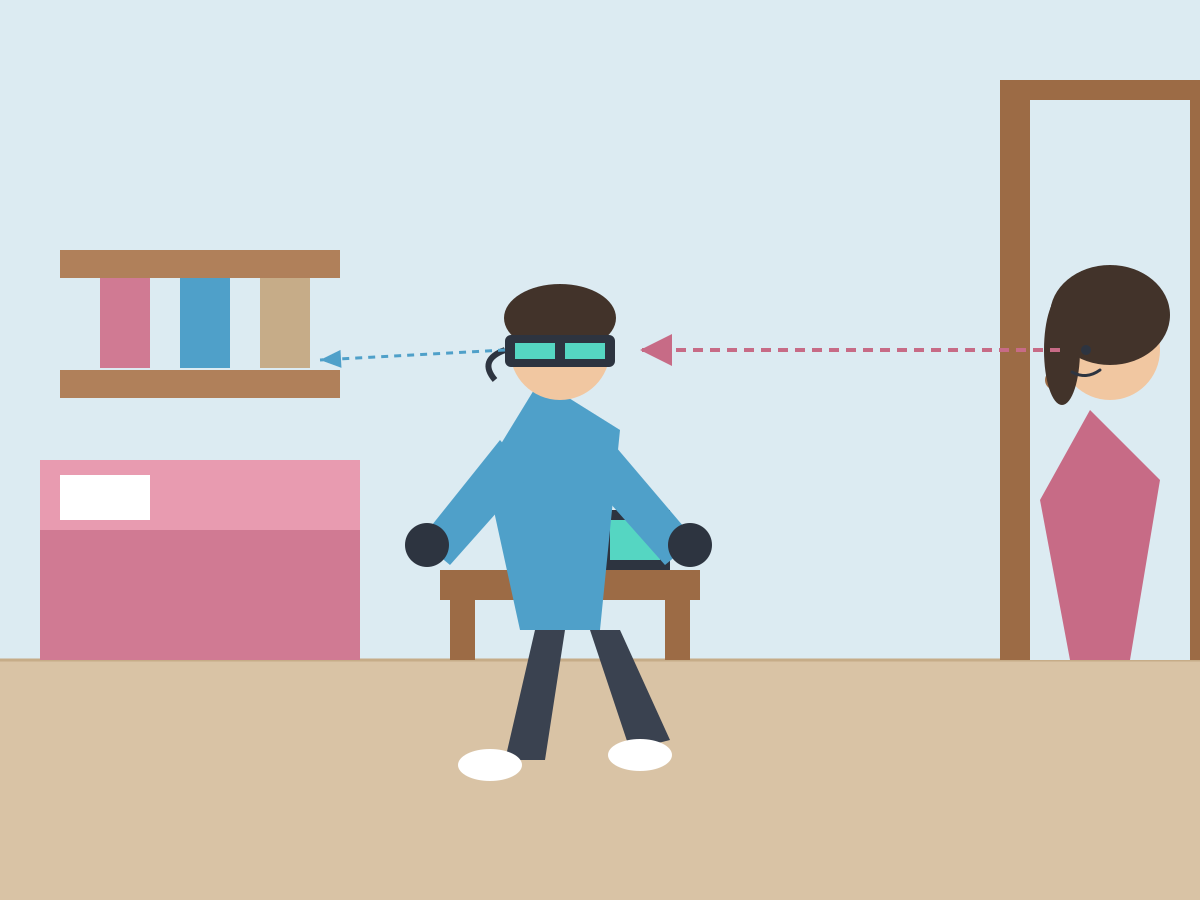

This chart was generated by the following Python code:
import sys

import matplotlib.pyplot as plt
from matplotlib.patches import Circle, Ellipse, Polygon, Rectangle, FancyArrowPatch

output_path = sys.argv[1]

fig, ax = plt.subplots(figsize=(12, 9), dpi=100)
ax.set_xlim(0, 12)
ax.set_ylim(0, 9)
ax.set_aspect("equal")
ax.axis("off")

WALL = "#dcebf2"
FLOOR = "#d9c3a5"
FLOORD = "#c6ac88"
BED = "#e89bb0"
BEDD = "#d07a93"
SHELF = "#b0805a"
DESK = "#9c6b45"
SKIN = "#f1c7a1"
SON = "#4fa0c9"
MOM = "#c76b86"
VR = "#2d3440"
VRGLOW = "#55d6c2"
HAIR = "#42332a"

ax.add_patch(Rectangle((0, 0), 12, 9, color=WALL))
ax.add_patch(Rectangle((0, 0), 12, 2.4, color=FLOOR))
ax.plot([0, 12], [2.4, 2.4], color=FLOORD, lw=2)

# door (right)
ax.add_patch(Rectangle((10.0, 2.4), 2.0, 5.8, color=DESK, alpha=0.7))
ax.add_patch(Rectangle((10.3, 2.4), 1.6, 5.6, color=WALL, alpha=0.85))
ax.add_patch(Circle((10.55, 5.2), 0.1, color=DESK))

# shelf + toys (left)
ax.add_patch(Rectangle((0.6, 5.0), 2.8, 0.3, color=SHELF))
ax.add_patch(Rectangle((0.6, 6.2), 2.8, 0.3, color=SHELF))
ax.add_patch(Rectangle((1.0, 5.3), 0.5, 0.9, color=BEDD))
ax.add_patch(Rectangle((1.8, 5.3), 0.5, 0.9, color=SON))
ax.add_patch(Rectangle((2.6, 5.3), 0.5, 0.9, color=FLOORD))

# bed (left-front)
ax.add_patch(Rectangle((0.4, 2.4), 3.2, 1.9, color=BEDD))
ax.add_patch(Rectangle((0.4, 3.6), 3.2, 0.7, color=BED))
ax.add_patch(Rectangle((0.6, 3.7), 0.9, 0.45, color="white"))

# desk
ax.add_patch(Rectangle((4.4, 3.0), 2.6, 0.3, color=DESK))
ax.add_patch(Rectangle((4.5, 2.4), 0.25, 0.6, color=DESK))
ax.add_patch(Rectangle((6.65, 2.4), 0.25, 0.6, color=DESK))
ax.add_patch(Rectangle((6.0, 3.3), 0.7, 0.6, color=VR))
ax.add_patch(Rectangle((6.1, 3.4), 0.5, 0.4, color=VRGLOW))

# son body
ax.add_patch(Polygon([(5.2, 2.7), (4.85, 4.0), (5.4, 4.9), (6.2, 4.4), (6.0, 2.7)], color=SON))
ax.add_patch(Circle((5.6, 5.4), 0.5, color=SKIN))
ax.add_patch(Ellipse((5.6, 5.72), 1.12, 0.68, color=HAIR))
# VR goggles
ax.add_patch(Rectangle((5.05, 5.35), 1.1, 0.3, color=VR))
ax.add_patch(Rectangle((5.15, 5.42), 0.4, 0.16, color=VRGLOW))
ax.add_patch(Rectangle((5.65, 5.42), 0.4, 0.16, color=VRGLOW))
ax.plot([5.05, 4.8, 4.95], [5.5, 5.7, 5.85], color=VR, lw=4)
# arms + controllers
ax.add_patch(Polygon([(5.0, 4.6), (4.2, 5.5), (4.5, 5.75), (5.3, 4.85)], color=SON))
ax.add_patch(Polygon([(6.1, 4.6), (6.95, 5.5), (6.65, 5.75), (5.85, 4.85)], color=SON))
ax.add_patch(Circle((4.25, 5.55), 0.22, color=VR))
ax.add_patch(Circle((6.9, 5.55), 0.22, color=VR))
# legs in motion
ax.add_patch(Polygon([(5.35, 2.7), (5.05, 1.4), (5.45, 1.4), (5.65, 2.7)], color="#3a4250"))
ax.add_patch(Polygon([(5.9, 2.7), (6.3, 1.5), (6.7, 1.6), (6.2, 2.7)], color="#3a4250"))
ax.add_patch(Ellipse((4.9, 1.25), 0.64, 0.32, color="white"))
ax.add_patch(Ellipse((6.4, 1.35), 0.64, 0.32, color="white"))

# mother (right doorway)
ax.add_patch(Polygon([(10.7, 2.4), (10.4, 4.0), (10.9, 5.0), (11.6, 4.2), (11.3, 2.4)], color=MOM))
ax.add_patch(Circle((11.1, 5.5), 0.5, color=SKIN))
ax.add_patch(Ellipse((11.1, 5.85), 1.2, 1.0, color=HAIR))
ax.add_patch(Ellipse((10.62, 5.5), 0.36, 1.1, color=HAIR))
ax.add_patch(Circle((10.86, 5.5), 0.05, color=VR))
ax.plot([10.72, 10.86, 11.0], [5.3, 5.22, 5.32], color=VR, lw=2)

# gaze line mother -> son
ax.add_patch(FancyArrowPatch((10.6, 5.5), (6.3, 5.5), arrowstyle="-|>",
                             mutation_scale=20, color=MOM, ls=(0, (4, 3)), lw=2))
# son attention forward (play)
ax.add_patch(FancyArrowPatch((5.05, 5.5), (3.0, 5.6), arrowstyle="-|>",
                             mutation_scale=14, color=SON, ls=(0, (3, 3)), lw=1.5))

plt.subplots_adjust(left=0, right=1, top=1, bottom=0)
fig.savefig(output_path, facecolor=WALL)
